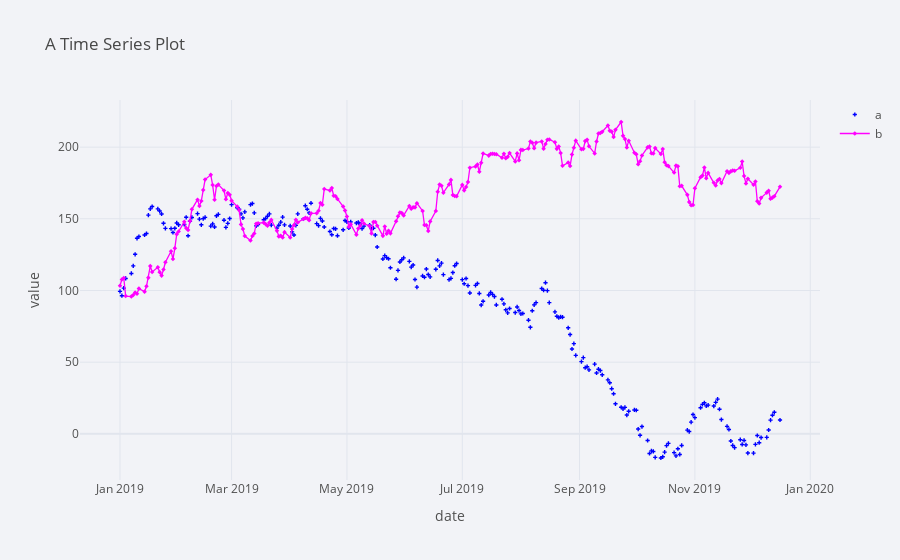

Notebook source saved alongside this figure:
### Code cell
df[['a', 'b']].iplot(
             theme='polar',
             title='A Time Series Plot',
             xTitle='date',
             yTitle='value',
             mode={'a': 'markers', 'b': 'lines+markers'},
             symbol={'a': 'cross', 'b': 'diamond'},
             size=3.5,
             colors={'a': 'blue', 'b': 'magenta'},
                        )

### Figure 1 — Plotly figure (JSON) as saved in the notebook; plotly's stock layout.template omitted (floating-point values rounded to 4 significant figures; data arrays with more than 128 entries replaced by an {"elided": "..."} marker saying what was removed)
{"data": [{"line": {"color": "blue", "dash": "solid", "shape": "linear", "width": 1.3}, "marker": {"size": 3.5, "symbol": "cross"}, "mode": "markers", "name": "a", "text": "", "type": "scatter", "x": {"elided": "250 str values"}, "y": {"elided": "250 float values"}}, {"line": {"color": "magenta", "dash": "solid", "shape": "linear", "width": 1.3}, "marker": {"size": 3.5, "symbol": "diamond"}, "mode": "lines+markers", "name": "b", "text": "", "type": "scatter", "x": {"elided": "250 str values"}, "y": {"elided": "250 float values"}}], "layout": {"legend": {"bgcolor": "#F2F3F7", "font": {"color": "#505050"}}, "paper_bgcolor": "#F2F3F7", "plot_bgcolor": "#F2F3F7", "title": {"font": {"color": "#484848"}, "text": "A Time Series Plot"}, "xaxis": {"gridcolor": "#E1E5ED", "showgrid": true, "tickfont": {"color": "#505050"}, "title": {"font": {"color": "#505050"}, "text": "date"}, "zerolinecolor": "#E1E5ED"}, "yaxis": {"gridcolor": "#E1E5ED", "showgrid": true, "tickfont": {"color": "#505050"}, "title": {"font": {"color": "#505050"}, "text": "value"}, "zerolinecolor": "#E1E5ED"}}}
